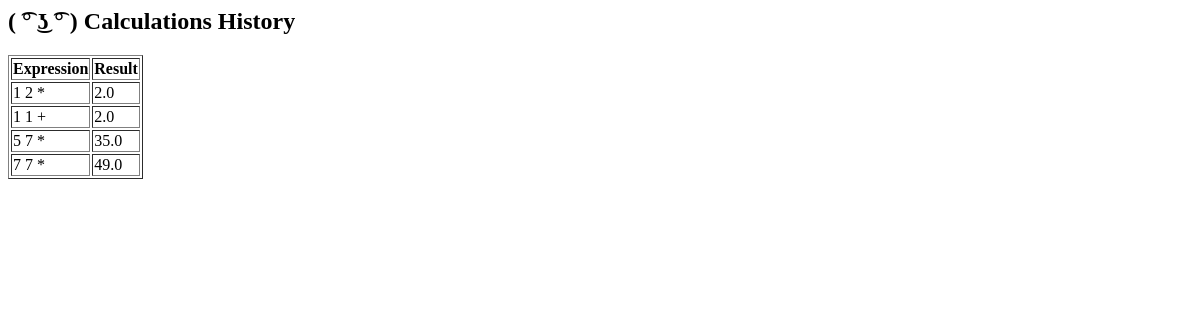
The app's page /, older data.
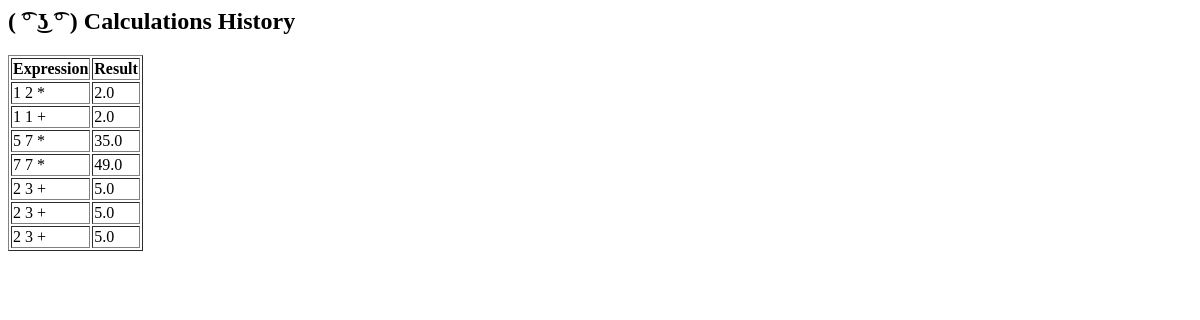
The same page, newer data.
### models.py (models this page shows)
class Calculation(Base):
    __tablename__ = "calculations"
    id = Column(Integer, primary_key=True, index=True)
    expression = Column(String, index=True)
    result = Column(Float)

### routers.py (the view)
@router.get("/", response_class=HTMLResponse)
async def home_page(request: Request, db: Session = Depends(get_db)):
    calculations = db.query(models.Calculation).all()
    return templates.TemplateResponse("home_page.html", {"request": request, "calculations": calculations})

### templates/home_page.html (shortened to what this page needs)
<html>
<head>
</head>
<body>
    <h2>( ͡° ͜ʖ ͡° ) Calculations History</h2>
    <table border="1">
        <tr>
            <th>Expression</th>
            <th>Result</th>
        </tr>
        {% for calculation in calculations %}
        <tr>
            <td>{{ calculation.expression }}</td>
            <td>{{ calculation.result }}</td>
        </tr>
        {% endfor %}
    </table>
</body>
</html>

Row changes from the older to the newer data that the page shows:
added Calculation: expression "2 3 +", result "5.0"
added Calculation: expression "2 3 +", result "5.0"
added Calculation: expression "2 3 +", result "5.0"
